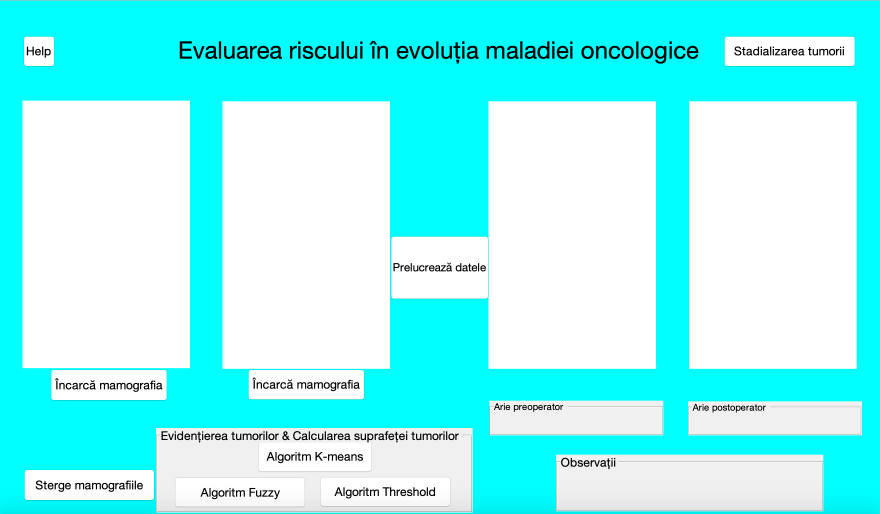
%> input picture 1deschidere.png, 2640 x 1540 px (shown at 1/3 size)
$ octave --eval "result = ariafcm(imread('../1deschidere.png'));"   (GNU Octave 9; MATLAB toolbox functions it lacks are replaced by stand-ins)
%> lines starting %> are read from the running program, lines starting %| are printed output that depends on the picture; in (x1, y1, x2, y2) boxes, pixels count from 0 and x2, y2 are one past the last pixel; in counts of white or black regions, pixels touching at a corner belong together; the program's own positions count from 1
function [logimg,tumour_area] = ariafcm(im)
I=im;
%> I is the input picture: size 1540x2640x3 uint8; mean R, G, B 140, 249.1, 249.1
im=rgb2gray(im);
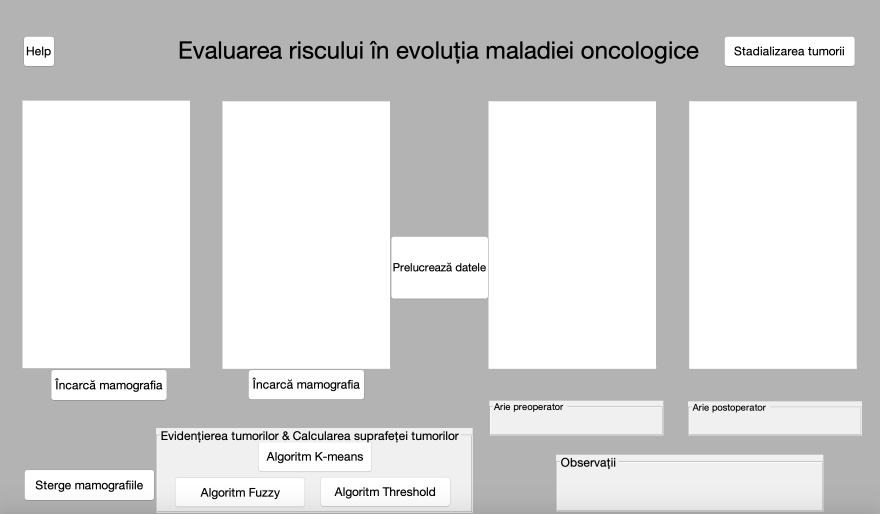
%> im: size 1540x2640 uint8 (shown at 1/3 size); min 0, max 255, mean 216.6
im=imresize(im,[1080 720]);
%> im: size 1080x720 uint8


inpput_image=im;
org_img=im;

I1=im;
im=im2double(im);
%> im: size 1080x720 double
j=im;
%%
%mask size 5 x 5
N = 5;
%to retain original size of image even after filtering
im_pad = padarray(j,[floor(N/2) floor(N/2)]);
%sort elements in ascending or descending order to get median
%convert each sliding NxN block of A into a column of B, with no zero padding
%NOTE im_col is not a column matrix it is a rearranged matrix with 2D as in im_pad
im_col = im2col(im_pad,[N N],'sliding');
%sorts each column of im_pad in ascending order still retains 2D
sorted_cols = sort(im_col,1);
%finds median and returns a row martix containing medians for all columns of the input
%B(x,y) returns the element in B at location (x,y); if y is not specified
%it returns the element at position x in column 1; : implies all columns
med_vector = sorted_cols(floor(N*N/2)+1,:);
%convert result to matrix form to get the MEDIAN FILTERED image
out1 = col2im(med_vector,[N N],size(im_pad),'sliding');
%%
% Generate Gaussian mask/kernel
sigma = 2; % Define sigma here; small detects fine features
% one method to create a matrix; ind is a row matrix [-2 -1 0 1 2]
ind = -floor(N/2) : floor(N/2);
% ind=exp(ind);
% create X by repeating ind rowwise and Y by repeating ind columnwise
[X Y] = meshgrid(ind, ind);
% implement Gaussian HP filter formula; h is 5x5
h = exp(-(X.^2 + Y.^2) / (2*sigma*sigma));
% GHPF=1-GLPF
h=1-h;

% Convert filter into a column vector
h = h(:);

% Filter our image
I=out1;
% this conversion is needed because inbuilt command requires compatibility with its arguement;
% bsxfun requires both C and h to be of the same datatype double
% (convert to higher datatype to prevent data loss)
I = im2double(I);
I_pad = padarray(I, [floor(N/2) floor(N/2)]);
C = im2col(I_pad, [N N], 'sliding');
% Binary Singleton Expansion Function C = bsxfun(FUNC,A,B) applies the
% element-by-element binary operation specified by the function to A and B
C_filter = sum(bsxfun(@times, C, h), 1);
% rearranges the row vector B into a matrix of size (MM-M+1)-by-(NN-N+1).
% B must be a vector of size 1-by-(MM-M+1)*(NN-N+1).
out2 = col2im(C_filter, [N N], size(I_pad), 'sliding');
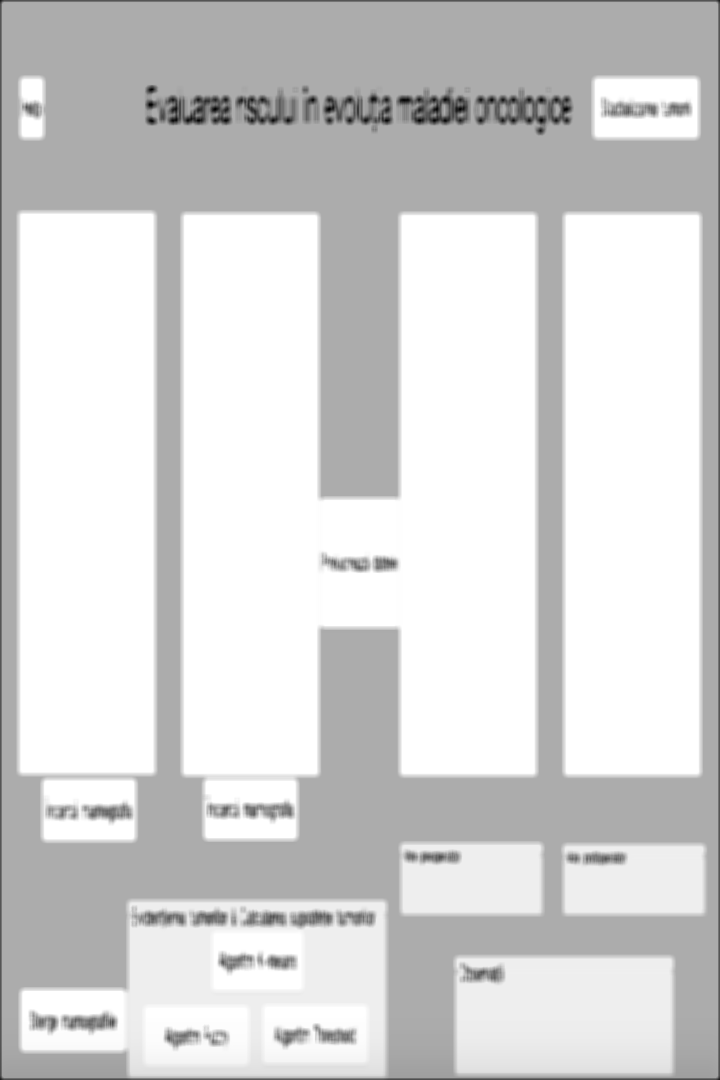
%> out2: size 1080x720 double; min 0.759, max 9.18, mean 7.8; drawn with min black and max white
%figure(1)
%subplot(2,2,3);
% imshow(out2,[]), title('Gaussian filtered image');
format long g;
format compact;
fontSize = 24;
%========================================================================

%im = dicomread('i9.dcm');
% normalize the dicom image to 0-255 range for fast processing
max_val = max(max(im));
%> max_val = 1
z = max_val/255;
%> z = 0.00392
im = im./z;
% Get the dimensions of the image.
% numberOfColorBands should be = 1.
[rows, columns, numberOfColorBands] = size(im);
%> rows = 1080; columns = 720; numberOfColorBands = 1

% Display the original gray scale image.
% Crop image to get rid of light box surrounding the image
im = im(3:end-3, 4:end-4);
%> im: size 1075x713 double
% Threshold to create a binary image
binaryImage = im > 20;
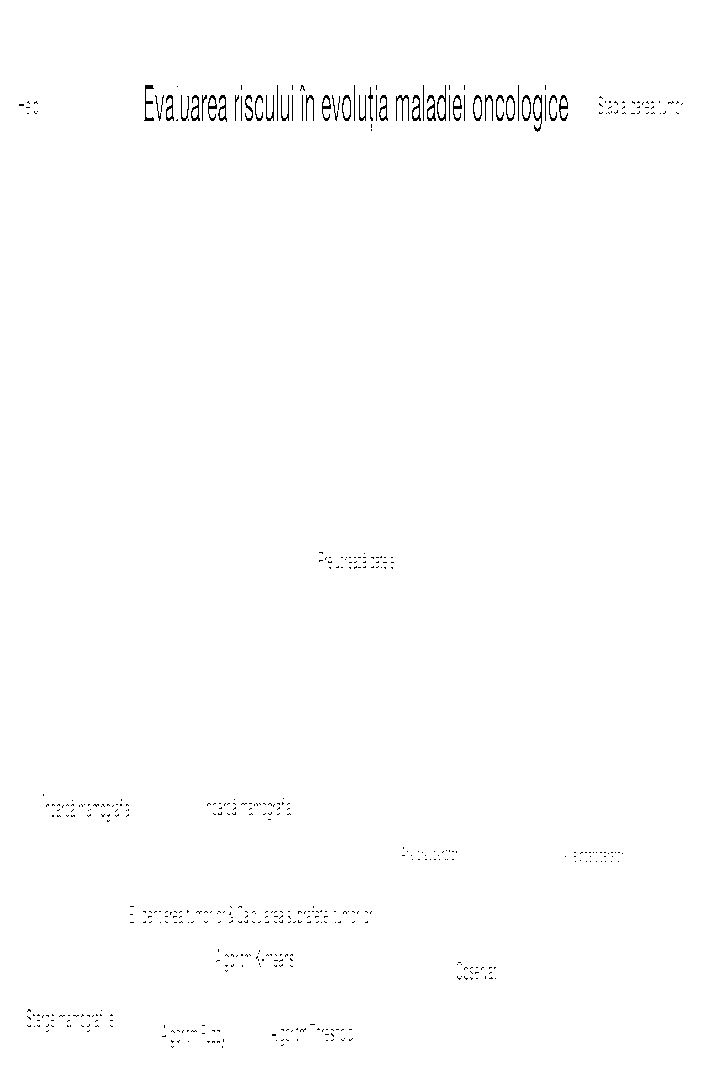
%> binaryImage: size 1075x713 logical; 99.4% white; black in thin lines or dots, all inside (x1, y1, x2, y2) = (19, 85, 683, 1048)
% Get rid of small specks of noise
binaryImage = bwareaopen(binaryImage, 10);
% Display the original gray scale image.

% Seal off the bottom of the head - make the last row white.
binaryImage(end,:) = true;
% Fill the image
binaryImage = imfill(binaryImage, 'holes');
%> binaryImage: size 1075x713 logical; every value is 1
% Erode away 15 layers of pixels.
se = strel('disk', 15, 0);
binaryImage = imerode(binaryImage, se);
% Mask the gray image
finalImage = im; % Initialize.
finalImage(~binaryImage) = 0;
%%
%//Fuzzy c MEANS ALGORITHM
%out2 is double with max value 0.03... out3 is double with max value 255
%so to calculate histogram more accurately in a time efficient manner we
%convert to uint8 with gray level range 0-255
out2=finalImage;

max_val=max(max(out2));
%> max_val = 255
out3=out2.*(205/max_val);
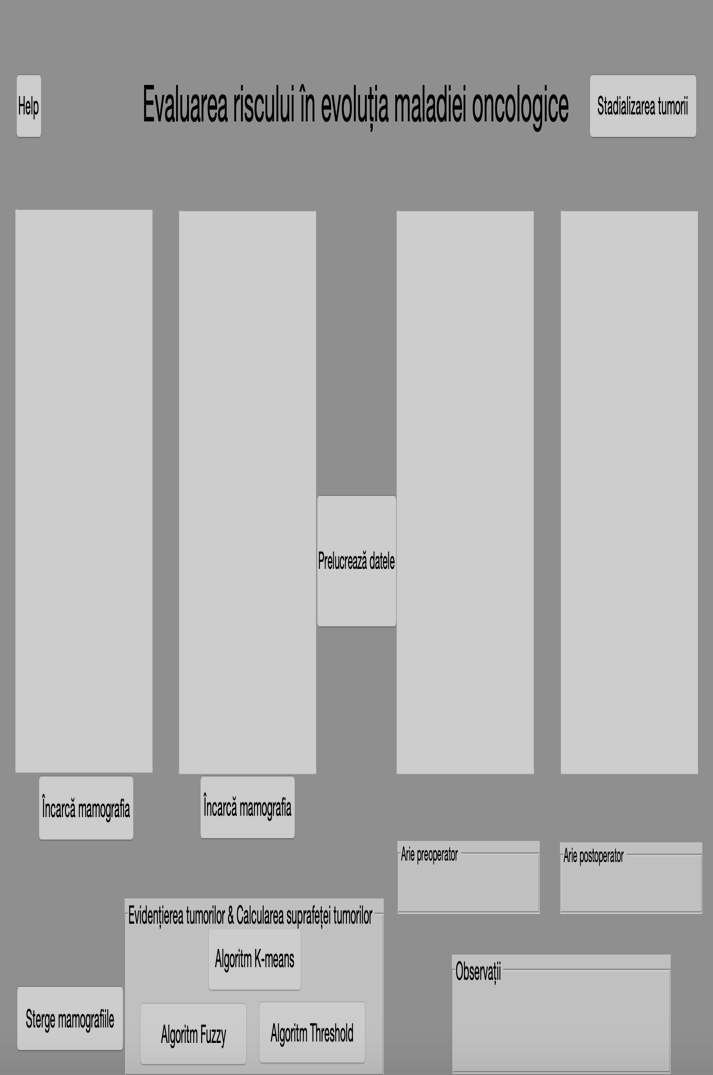
%> out3: size 1075x713 double; min 0, max 205, mean 174.5
im=uint8(out3);
%> im: size 1075x713 uint8


im=double(im);
%> im: size 1075x713 double
[maxX,maxY]=size(im);
%> maxX = 1075; maxY = 713
IMM=cat(3,im,im);
cc1=8;
cc2=256;

ttFcm=0;
while(ttFcm<15)
    ttFcm=ttFcm+1;

    c1=repmat(cc1,maxX,maxY);
    c2=repmat(cc2,maxX,maxY);
    if ttFcm==1
        test1=c1; test2=c2;
    end
    c=cat(3,c1,c2);

    ree=repmat(0.000001,maxX,maxY);
    ree1=cat(3,ree,ree);

    distance=IMM-c;
    distance=distance.*distance+ree1;

    daoShu=1./distance;

    daoShu2=daoShu(:,:,1)+daoShu(:,:,2);
    distance1=distance(:,:,1).*daoShu2;
    u1=1./distance1;
    distance2=distance(:,:,2).*daoShu2;
    u2=1./distance2;

    ccc1=sum(sum(u1.*u1.*im))/sum(sum(u1.*u1));
    ccc2=sum(sum(u2.*u2.*im))/sum(sum(u2.*u2));

    tmpMatrix=[abs(cc1-ccc1)/cc1,abs(cc2-ccc2)/cc2];
    pp=cat(3,u1,u2);

    for i=1:maxX
        for j=1:maxY
            if max(pp(i,j,:))==u1(i,j)
                IX2(i,j)=1;

            else
                IX2(i,j)=2;
            end
        end
    end

    if max(tmpMatrix)<1
        break;
    else
        cc1=ccc1;
        cc2=ccc2;

    end

    for i=1:maxX
        for j=1:maxY
            if IX2(i,j)==2
                IMMM(i,j)=254;
            else
                IMMM(i,j)=8;
            end
        end
    end
    tostore=uint8(IMMM);
end

IMMM=uint8(IMMM);

%%
% obtaining ROI and NROI
im_bin=im2bw(IMMM);
[r,c]=find(im_bin==1);
rc=[r c];
simg=im;

im=im2uint8(im);
max_val = max(max(simg));
z = max_val/255;
simg = simg./z;
simg=uint8(simg);
orgimg=simg;


for j=1:(numel(rc)/2)
    simg(r(j),c(j))=0;
end
nroi_image=simg;
logimg=imsubtract(orgimg,simg);
roi_image=logimg;
%%
%area calculation
[h,v]=size(im_bin);
number_pixel=(sum(sum(im_bin)));
tumour_area=sqrt(number_pixel)*0.264;
%%
%subjective analysis
var1 = edge(im_bin,'canny');
[rgb]=convertBinImage2RGB(var1);
img=rgb;
img=uint8(img);
R       = img(:, :, 1);
G       = img(:, :, 2);
B       = img(:, :, 3);
isWhite = R == 255 & B == 255 & G == 255;
G(isWhite) = 0;
B(isWhite) = 0;
newImg  = cat(3, R, G, B);

var2 = imfuse(org_img,newImg,'blend');
fuse_image=var2;
end
%> (the run ends here)
